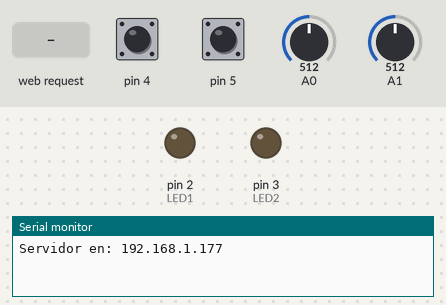
Bench run of a sketch on a simulated Arduino Uno, built with avr-gcc and run on an emulated ATmega328P. Parts: output pins drawn as LEDs (lit = HIGH), the last lines printed to the serial monitor. The test bench sets the inputs (shaded band); at power-on: pin 4 HIGH, pin 5 HIGH, A0 = 512, A1 = 512. WiFi joins after 1.5 s; servers stay silent unless stated.

Above: at 1.2 s.
1.3 s: HTTP request GET /?Data=1 received
At 1.7 s:
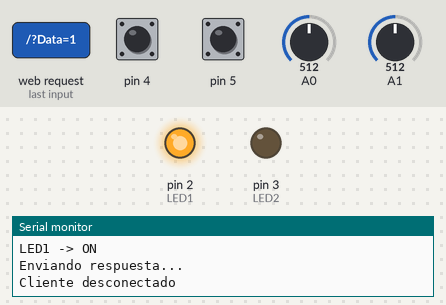
2.8 s: HTTP request GET /?Data=3 received
At 4.0 s:
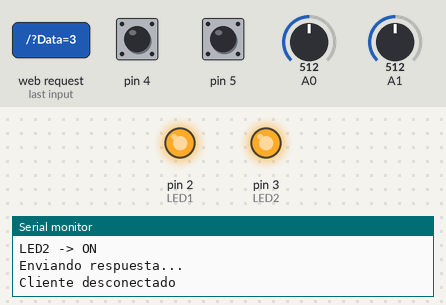
4.3 s: HTTP request GET /?Data=2 received
At 5.1 s:
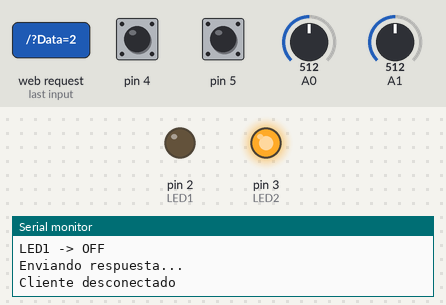
5.8 s: HTTP request GET /?Data=4 received
At 6.3 s:
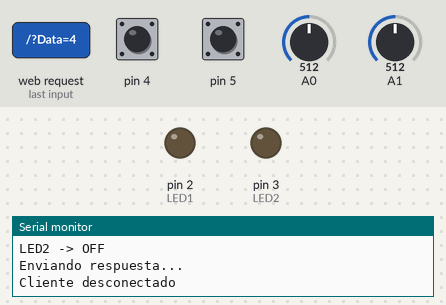
Timing chart, 0 to 8.3 s (numbered marks = the images above; inputs shaded):
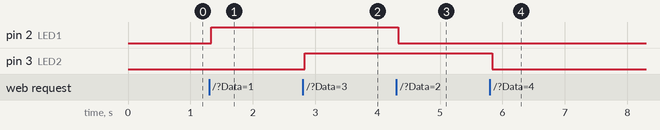

The sketch:

Practica2-Voltimetro.ino
```cpp
#include <SPI.h>
#include <Ethernet.h>

byte mac[] = { 0xDE, 0xAD, 0xAE, 0xEF, 0xF0, 0xED };
IPAddress ip(192, 168, 1, 177);
EthernetServer server(80);

const byte LED1 = 2;
const byte LED2 = 3;

void setup() {
  Serial.begin(9600);

  pinMode(LED1, OUTPUT);
  pinMode(LED2, OUTPUT);
  pinMode(4, INPUT_PULLUP);
  pinMode(5, INPUT_PULLUP);

  digitalWrite(LED1, LOW);
  digitalWrite(LED2, LOW);

  Ethernet.begin(mac, ip);
  server.begin();

  Serial.print("Servidor en: ");
  Serial.println(Ethernet.localIP());
}

void loop() {
  EthernetClient client = server.available();

  if (client) {
    Serial.println("Nuevo cliente");

    String request = "";
    unsigned long timeout = millis();

    // ESPERAR Y LEER LA PETICIÓN (máximo 2 segundos)
    while (client.connected() && (millis() - timeout < 2000)) {
      if (client.available()) {
        char c = client.read();
        Serial.write(c);  // Ver qué llega
        request += c;

        // Detectar fin de petición HTTP (doble salto de línea)
        if (request.endsWith("\r\n\r\n") || request.endsWith("\n\n")) {
          Serial.println("\n*** Peticion completa recibida ***");
          break;
        }
      }
    }

    // PROCESAR COMANDOS
    if (request.indexOf("GET /?Data=1") >= 0) {
      digitalWrite(LED1, HIGH);
      Serial.println("LED1 -> ON");
    }
    else if (request.indexOf("GET /?Data=2") >= 0) {
      digitalWrite(LED1, LOW);
      Serial.println("LED1 -> OFF");
    }
    else if (request.indexOf("GET /?Data=3") >= 0) {
      digitalWrite(LED2, HIGH);
      Serial.println("LED2 -> ON");
    }
    else if (request.indexOf("GET /?Data=4") >= 0) {
      digitalWrite(LED2, LOW);
      Serial.println("LED2 -> OFF");
    }

    // ENVIAR RESPUESTA
    Serial.println("Enviando respuesta...");

    client.println("HTTP/1.1 200 OK");
    client.println("Content-Type: text/html");
    client.println("Connection: close");
    client.println();

    // HTML simplificado
    client.println("<!DOCTYPE html><html><head>");
    client.println("<meta charset='UTF-8'>");
    client.println("<meta name='viewport' content='width=device-width'>");
    client.println("<title>Arduino</title>");
    client.println("<style>");
    client.println("body{font-family:Arial;text-align:center;margin:20px}");
    client.println("button{padding:10px 20px;margin:5px;font-size:16px}");
    client.println(".on{background:#4CAF50;color:white;border:none}");
    client.println(".off{background:#f44336;color:white;border:none}");
    client.println("</style></head><body>");

    client.println("<h1>Control Arduino</h1>");

    // Voltajes
    client.println("<h2>Voltajes</h2>");
    float v1 = (analogRead(A0) * 5.0 / 1024.0);
    float v2 = (analogRead(A1) * 3.3 / 1024.0);
    client.print("AN0: "); client.print(v1, 2); client.println(" V<br>");
    client.print("AN1: "); client.print(v2, 2); client.println(" V");

    // Entradas digitales
    client.println("<h2>Entradas Digitales</h2>");
    client.print("D4: ");
    client.println(digitalRead(4) == LOW ? "PRESIONADO" : "LIBRE");
    client.println("<br>");
    client.print("D5: ");
    client.println(digitalRead(5) == LOW ? "PRESIONADO" : "LIBRE");

    // LED 1
    client.println("<h2>LED 1</h2>");
    client.print("Estado: <b>");
    client.print(digitalRead(LED1) ? "ON" : "OFF");
    client.println("</b><br><br>");
    client.println("<a href='/?Data=1'><button class='on'>ENCENDER</button></a>");
    client.println("<a href='/?Data=2'><button class='off'>APAGAR</button></a>");

    // LED 2
    client.println("<h2>LED 2</h2>");
    client.print("Estado: <b>");
    client.print(digitalRead(LED2) ? "ON" : "OFF");
    client.println("</b><br><br>");
    client.println("<a href='/?Data=3'><button class='on'>ENCENDER</button></a>");
    client.println("<a href='/?Data=4'><button class='off'>APAGAR</button></a>");

    client.println("<br><br><hr><a href='/'>Actualizar</a>");
    client.println("</body></html>");

    // IMPORTANTE: Dar tiempo antes de cerrar
    delay(100);
    client.stop();

    Serial.println("Cliente desconectado\n");
  }
}
```

Measured:
- after the input at 1.3 s, pin 2 (LED1): LOW → HIGH at once
- after the input at 2.8 s, pin 3 (LED2): LOW → HIGH at once
- after the input at 4.3 s, pin 2 (LED1): HIGH → LOW at once
- after the input at 5.8 s, pin 3 (LED2): HIGH → LOW at once
